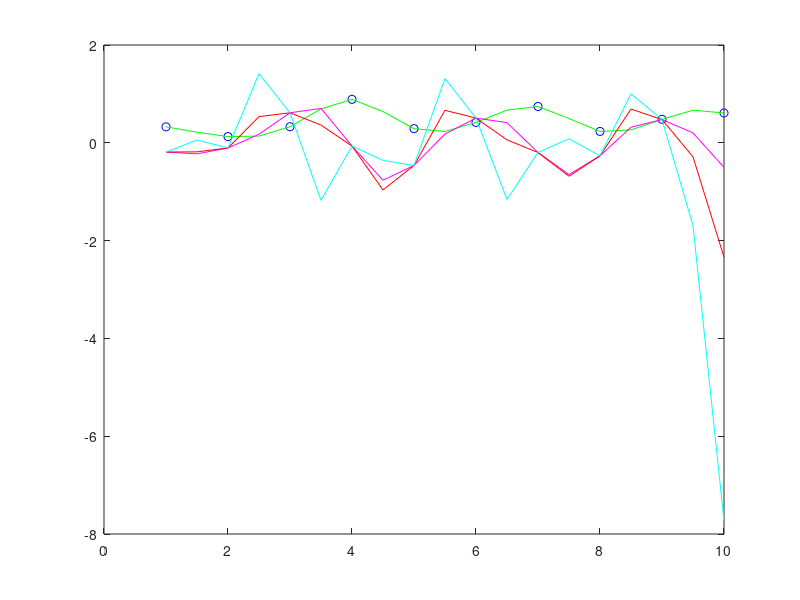

Recreate this plot in MATLAB.
x = 1:10;
h = 1:0.5:10;
y = rand(1,10);

pp = spline(x,y);
p_der1 = fnder(pp, 1);
p_der2 = fnder(pp, 2);
p_der3 = fnder(pp, 3);
y_prime = ppval(pp, h);
dy_prime = ppval(p_der1, h);
d2y_prime = ppval(p_der2, h);
d3y_prime = ppval(p_der3, h);

plot(x, y, 'ob', h, y_prime, 'g', h, dy_prime, 'm', h, d2y_prime, 'r', h, d3y_prime, 'c');
% 
% s = interp1(x,y,h,'linear','extrap');
% plot(x, y, 'o', h, s, 'g'); hold on;
% s = interp1(x, y, h, 'spline','extrap' );
% plot(x, y, 'ob', h, s, 'm')

